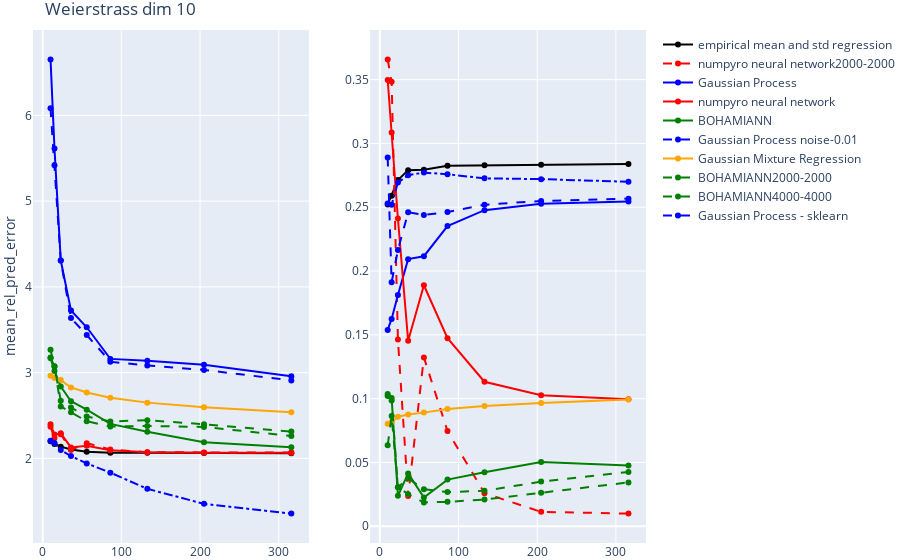

This figure's notebook cell:
### Markdown cell above
#### Weierstrass

### Code cell
analysis_regression_performance_plotly("Weierstrass_dim_10",type = "mean_rel_pred_error",  means = True)

### Figure 1 — Plotly figure (JSON) as saved in the notebook; plotly's stock layout.template omitted (floating-point values rounded to 4 significant figures)
{"data": [{"line": {"color": "black", "dash": "solid", "width": 2}, "mode": "lines+markers", "name": "empirical mean and std regression", "showlegend": true, "type": "scatter", "x": [10, 15, 23, 36, 56, 86, 133, 205, 316], "xaxis": "x", "y": [2.201, 2.168, 2.137, 2.103, 2.077, 2.067, 2.066, 2.063, 2.061], "yaxis": "y"}, {"line": {"color": "red", "dash": "dash", "width": 2}, "mode": "lines+markers", "name": "numpyro neural network2000-2000", "showlegend": true, "type": "scatter", "x": [10, 15, 23, 36, 56, 86, 133, 205, 316], "xaxis": "x", "y": [2.371, 2.239, 2.282, 2.101, 2.178, 2.103, 2.072, 2.067, 2.067], "yaxis": "y"}, {"line": {"color": "blue", "dash": "solid", "width": 2}, "mode": "lines+markers", "name": "Gaussian Process", "showlegend": true, "type": "scatter", "x": [10, 15, 23, 36, 56, 86, 133, 205, 316], "xaxis": "x", "y": [6.653, 5.614, 4.307, 3.725, 3.529, 3.16, 3.138, 3.092, 2.957], "yaxis": "y"}, {"line": {"color": "red", "dash": "solid", "width": 2}, "mode": "lines+markers", "name": "numpyro neural network", "showlegend": true, "type": "scatter", "x": [10, 15, 23, 36, 56, 86, 133, 205, 316], "xaxis": "x", "y": [2.398, 2.278, 2.292, 2.128, 2.147, 2.095, 2.073, 2.067, 2.066], "yaxis": "y"}, {"line": {"color": "green", "dash": "solid", "width": 2}, "mode": "lines+markers", "name": "BOHAMIANN", "showlegend": true, "type": "scatter", "x": [10, 15, 23, 36, 56, 86, 133, 205, 316], "xaxis": "x", "y": [3.168, 3.02, 2.839, 2.666, 2.569, 2.403, 2.31, 2.187, 2.129], "yaxis": "y"}, {"line": {"color": "blue", "dash": "dash", "width": 2}, "mode": "lines+markers", "name": "Gaussian Process noise-0.01", "showlegend": true, "type": "scatter", "x": [10, 15, 23, 36, 56, 86, 133, 205, 316], "xaxis": "x", "y": [6.084, 5.419, 4.306, 3.636, 3.439, 3.127, 3.084, 3.032, 2.91], "yaxis": "y"}, {"line": {"color": "orange", "dash": "solid", "width": 2}, "mode": "lines+markers", "name": "Gaussian Mixture Regression", "showlegend": true, "type": "scatter", "x": [10, 15, 23, 36, 56, 86, 133, 205, 316], "xaxis": "x", "y": [2.963, 2.937, 2.913, 2.827, 2.768, 2.707, 2.65, 2.596, 2.538], "yaxis": "y"}, {"line": {"color": "green", "dash": "dash", "width": 2}, "mode": "lines+markers", "name": "BOHAMIANN2000-2000", "showlegend": true, "type": "scatter", "x": [10, 15, 23, 36, 56, 86, 133, 205, 316], "xaxis": "x", "y": [3.176, 3.072, 2.672, 2.594, 2.488, 2.431, 2.445, 2.398, 2.313], "yaxis": "y"}, {"line": {"color": "green", "dash": "dash", "width": 2}, "mode": "lines+markers", "name": "BOHAMIANN4000-4000", "showlegend": true, "type": "scatter", "x": [10, 15, 23, 36, 56, 86, 133, 205, 316], "xaxis": "x", "y": [3.267, 3.073, 2.605, 2.54, 2.433, 2.373, 2.378, 2.366, 2.262], "yaxis": "y"}, {"line": {"color": "blue", "dash": "dashdot", "width": 2}, "mode": "lines+markers", "name": "Gaussian Process - sklearn", "showlegend": true, "type": "scatter", "x": [10, 15, 23, 36, 56, 86, 133, 205, 316], "xaxis": "x", "y": [2.206, 2.179, 2.098, 2.027, 1.941, 1.834, 1.645, 1.47, 1.356], "yaxis": "y"}, {"line": {"color": "black", "dash": "solid", "width": 2}, "mode": "lines+markers", "name": "empirical mean and std regression", "showlegend": false, "type": "scatter", "x": [10, 15, 23, 36, 56, 86, 133, 205, 316], "xaxis": "x2", "y": [0.2522, 0.2591, 0.2712, 0.2791, 0.2794, 0.2826, 0.2829, 0.2832, 0.2838], "yaxis": "y2"}, {"line": {"color": "red", "dash": "dash", "width": 2}, "mode": "lines+markers", "name": "numpyro neural network2000-2000", "showlegend": false, "type": "scatter", "x": [10, 15, 23, 36, 56, 86, 133, 205, 316], "xaxis": "x2", "y": [0.3659, 0.3483, 0.1463, 0.02368, 0.1323, 0.07464, 0.02587, 0.01127, 0.009896], "yaxis": "y2"}, {"line": {"color": "blue", "dash": "solid", "width": 2}, "mode": "lines+markers", "name": "Gaussian Process", "showlegend": false, "type": "scatter", "x": [10, 15, 23, 36, 56, 86, 133, 205, 316], "xaxis": "x2", "y": [0.1538, 0.1625, 0.1812, 0.2093, 0.2116, 0.2353, 0.2477, 0.2527, 0.2544], "yaxis": "y2"}, {"line": {"color": "red", "dash": "solid", "width": 2}, "mode": "lines+markers", "name": "numpyro neural network", "showlegend": false, "type": "scatter", "x": [10, 15, 23, 36, 56, 86, 133, 205, 316], "xaxis": "x2", "y": [0.3498, 0.3085, 0.2412, 0.1453, 0.1889, 0.1473, 0.1132, 0.1027, 0.09951], "yaxis": "y2"}, {"line": {"color": "green", "dash": "solid", "width": 2}, "mode": "lines+markers", "name": "BOHAMIANN", "showlegend": false, "type": "scatter", "x": [10, 15, 23, 36, 56, 86, 133, 205, 316], "xaxis": "x2", "y": [0.1037, 0.1005, 0.02382, 0.04139, 0.02249, 0.03655, 0.04237, 0.05032, 0.04764], "yaxis": "y2"}, {"line": {"color": "blue", "dash": "dash", "width": 2}, "mode": "lines+markers", "name": "Gaussian Process noise-0.01", "showlegend": false, "type": "scatter", "x": [10, 15, 23, 36, 56, 86, 133, 205, 316], "xaxis": "x2", "y": [0.289, 0.1913, 0.2164, 0.246, 0.2439, 0.2463, 0.252, 0.2549, 0.2566], "yaxis": "y2"}, {"line": {"color": "orange", "dash": "solid", "width": 2}, "mode": "lines+markers", "name": "Gaussian Mixture Regression", "showlegend": false, "type": "scatter", "x": [10, 15, 23, 36, 56, 86, 133, 205, 316], "xaxis": "x2", "y": [0.08022, 0.08139, 0.08583, 0.08752, 0.08903, 0.0918, 0.09422, 0.0966, 0.09935], "yaxis": "y2"}, {"line": {"color": "green", "dash": "dash", "width": 2}, "mode": "lines+markers", "name": "BOHAMIANN2000-2000", "showlegend": false, "type": "scatter", "x": [10, 15, 23, 36, 56, 86, 133, 205, 316], "xaxis": "x2", "y": [0.102, 0.09859, 0.03046, 0.03742, 0.02904, 0.02675, 0.02773, 0.03495, 0.0425], "yaxis": "y2"}, {"line": {"color": "green", "dash": "dash", "width": 2}, "mode": "lines+markers", "name": "BOHAMIANN4000-4000", "showlegend": false, "type": "scatter", "x": [10, 15, 23, 36, 56, 86, 133, 205, 316], "xaxis": "x2", "y": [0.06347, 0.08635, 0.03064, 0.02512, 0.01863, 0.01911, 0.02089, 0.02616, 0.03436], "yaxis": "y2"}, {"line": {"color": "blue", "dash": "dashdot", "width": 2}, "mode": "lines+markers", "name": "Gaussian Process - sklearn", "showlegend": false, "type": "scatter", "x": [10, 15, 23, 36, 56, 86, 133, 205, 316], "xaxis": "x2", "y": [0.2529, 0.252, 0.2693, 0.2751, 0.2771, 0.2758, 0.2726, 0.272, 0.27], "yaxis": "y2"}], "layout": {"margin": {"b": 0, "l": 0, "r": 0, "t": 30}, "title": {"text": "Weierstrass dim 10"}, "xaxis": {"anchor": "y", "domain": [0, 0.45]}, "xaxis2": {"anchor": "y2", "domain": [0.55, 1]}, "yaxis": {"anchor": "x", "domain": [0, 1], "title": {"text": "mean_rel_pred_error"}}, "yaxis2": {"anchor": "x2", "domain": [0, 1]}}}
